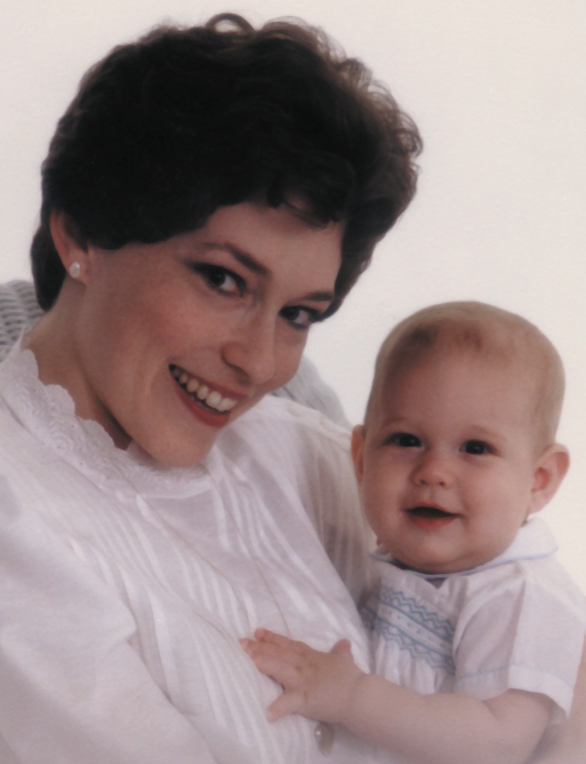
%> input picture DIP-HW5/data/images/woman_baby.tif, 586 x 764 px
$ octave Q6.m   (GNU Octave 9; MATLAB toolbox functions it lacks are replaced by stand-ins)
%> lines starting %> are read from the running program, lines starting %| are printed output that depends on the picture; in (x1, y1, x2, y2) boxes, pixels count from 0 and x2, y2 are one past the last pixel; in counts of white or black regions, pixels touching at a corner belong together; the program's own positions count from 1
### DIP-HW5/src/utils/modifyColor.m
function output = modifyColor(img, colorType, effect)
    img = double(img);
    R = img(:,:,1);
    G = img(:,:,2);
    B = img(:,:,3);

    switch lower(colorType)
        case 'cyan'
            C = 255 - R;
            change = 40;
            if strcmp(effect, 'weakness')
                C = max(C - change, 0);
            else
                C = min(C + change, 255);
            end
            R = 255 - C;

        case 'magenta'
            M = 255 - G;
            change = 40;
            if strcmp(effect, 'weakness')
                M = max(M - change, 0);
            else
                M = min(M + change, 255);
            end
            G = 255 - M;

        case 'yellow'
            Y = 255 - B;
            change = 40;
            if strcmp(effect, 'weakness')
                Y = max(Y - change, 0);
            else
                Y = min(Y + change, 255);
            end
            B = 255 - Y;

        case 'black'
            K = min(min(R, G), B);
            change = 30;
            if strcmp(effect, 'weakness')
                K = max(K - change, 0);
            else
                K = min(K + change, 255);
            end
            % Apply same change to R,G,B
            scale = K ./ (min(min(R, G), B) + 1e-3);
            R = R .* scale;
            G = G .* scale;
            B = B .* scale;

        otherwise
            error('Invalid color type.');
    end

    % Recombine
    output = uint8(cat(3, R, G, B));
end

### DIP-HW5/src/Q6.m
% =========================================================================
% Title: Basic RGB Image Processing and Edge Detection
% Description:
% This script includes two main parts for basic image processing using MATLAB:
%
% Part (a): Color Manipulation in RGB Images
% - The goal is to adjust the intensity of specific colors (cyan, magenta, yellow, black)
%   in an RGB image ('woman baby.tif') by either weakening or enhancing them.
% - A function is implemented that takes an RGB image, a color type, and an effect
%   ('weakness' or 'heaviness') as input and returns the modified image.
% - The results are shown in a 2x4 subplot: each column corresponds to a color type,
%   and each row displays the effect of weakening or enhancing that color compared to the original image.
%
% Part (b): Grayscale Conversion and Edge Detection
% - The image 'peppers.png' is converted to grayscale using rgb2gray.
% - Several edge detection algorithms (Sobel, Prewitt, Roberts, Laplacian of Gaussian, and Canny)
%   are applied to the grayscale image.
% - The outputs of the edge detection methods are displayed along with the original image
%   in a 2x3 subplot layout for visual comparison.
% =========================================================================
clc;
clear;
close all;
%% Part a
% Load image
peppers_img = imread("images\woman_baby.tif");
%> peppers_img is the input picture: size 764x586x3 uint8; mean R, G, B 156.4, 138.9, 138.9

colors = {'cyan', 'yellow', 'magenta', 'black'};
effects = {'weakness', 'heaviness'};

for i = 1:4
    subplot(2,4,i);  % Row 1: Weakness
    imshow(modifyColor(peppers_img, colors{i}, effects{1}));
    title(['Weak ', colors{i}]);

    subplot(2,4,i+4);  % Row 2: Heaviness
    imshow(modifyColor(peppers_img, colors{i}, effects{2}));
    title(['Heavy ', colors{i}]);
end
%> this loop made 4 passes
%> pass 1, in modifyColor, `R = img(:,:,1);`:
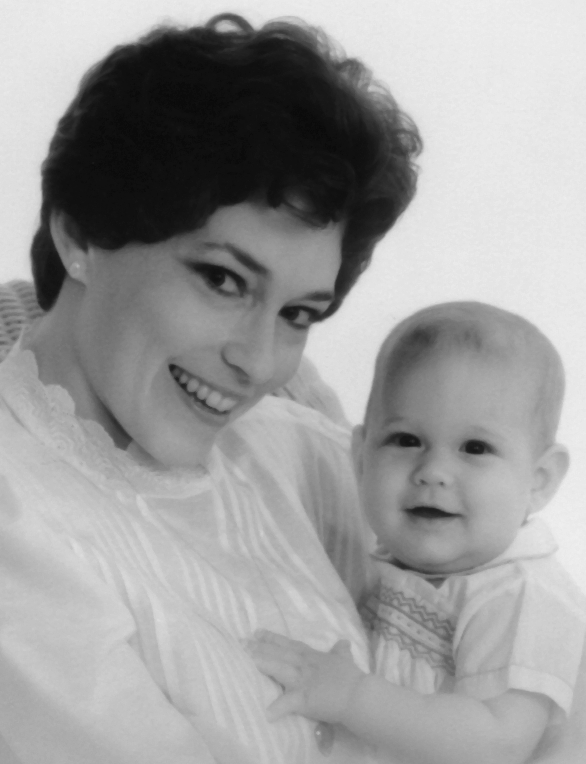
%> R: size 764x586 double; min 9, max 239, mean 156.4
%> pass 1, in modifyColor, `G = img(:,:,2);`:
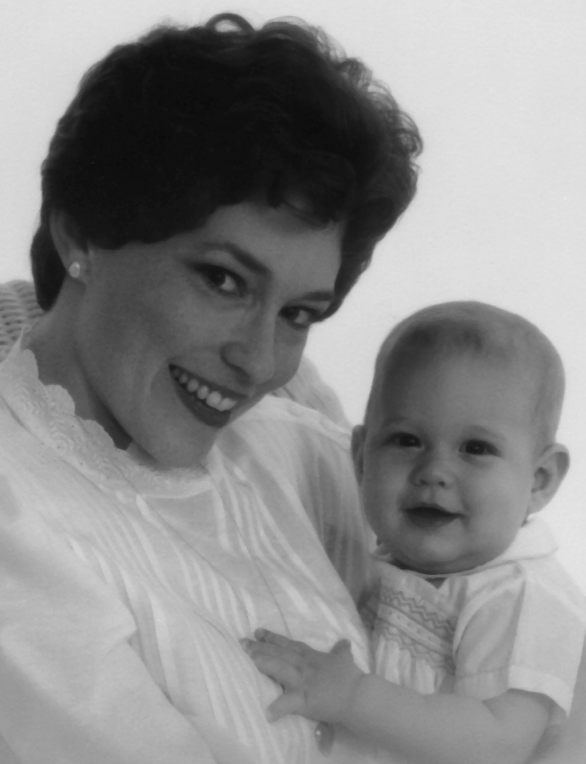
%> G: size 764x586 double; min 9, max 233, mean 138.9
%> after the loop:
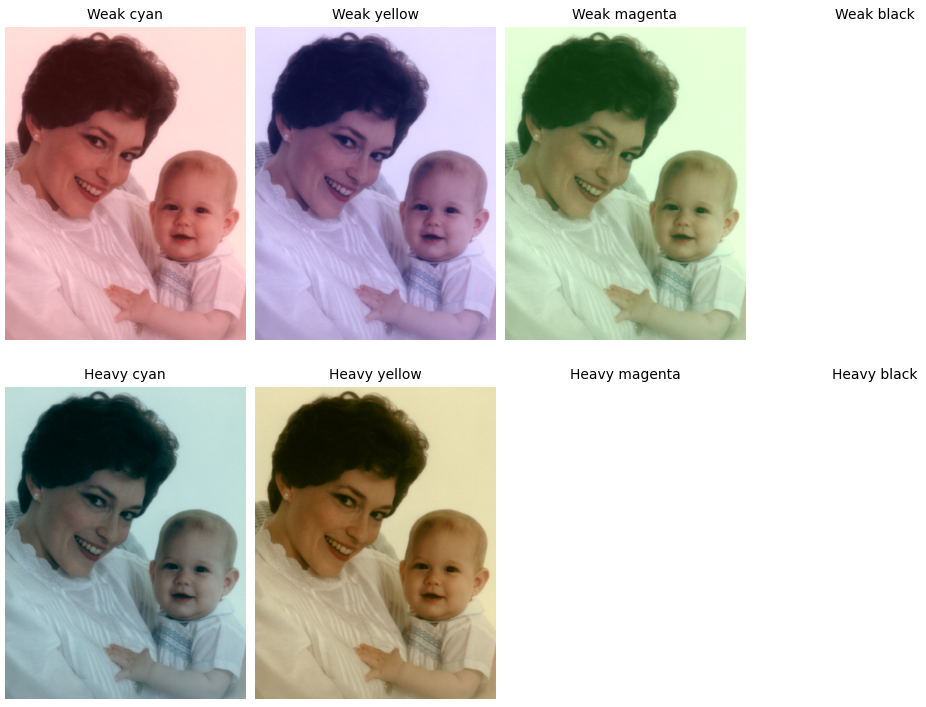
%> figure redrawn from the program's plot data, 8 panels

%% Part b
% Load the image
peppers_img = imread('peppers.png');
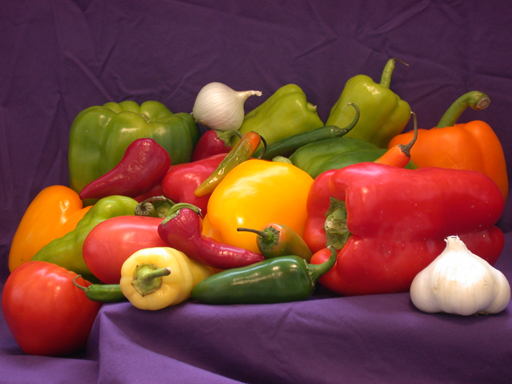
%> input picture DIP-HW5/data/images/peppers.png, 512 x 384 px
%> peppers_img is the input picture: size 384x512x3 uint8; mean R, G, B 120.8, 66.4, 57.6

% Convert RGB to Grayscale
gray_img = rgb2gray(peppers_img);
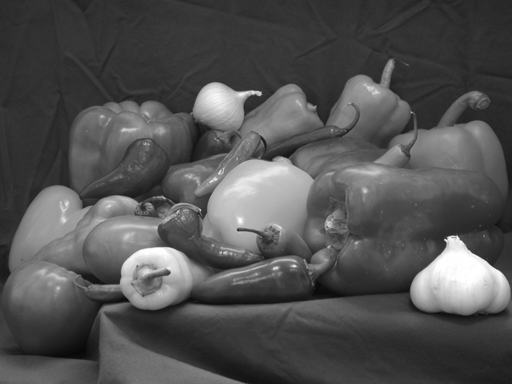
%> gray_img: size 384x512 uint8; min 8, max 255, mean 81.7

% Apply edge detection methods
edge_sobel   = edge(gray_img, 'sobel');
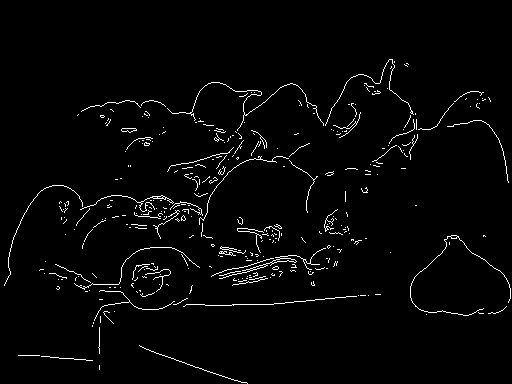
%> edge_sobel: size 384x512 logical; 2.4% white in thin lines or dots, all inside (x1, y1, x2, y2) = (4, 59, 511, 384)
edge_prewitt = edge(gray_img, 'prewitt');
edge_roberts = edge(gray_img, 'roberts');
%> edge_roberts: size 384x512 logical; 2.5% white in thin lines or dots, all inside (x1, y1, x2, y2) = (4, 58, 511, 383)
edge_log     = edge(gray_img, 'log');
%> edge_log: size 384x512 logical; 4.1% white in thin lines or dots
edge_canny   = edge(gray_img, 'canny');
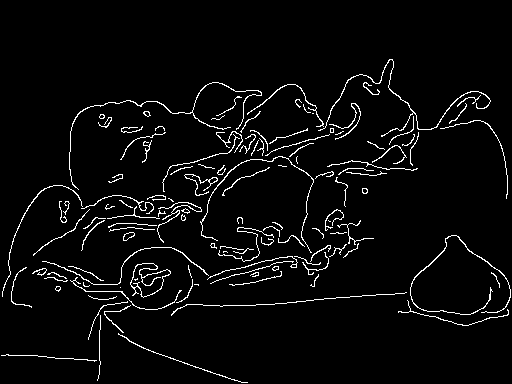
%> edge_canny: size 384x512 logical; 3.9% white in thin lines or dots, all inside (x1, y1, x2, y2) = (1, 59, 511, 383)

% Display all results in a 2x3 grid
figure(2);

subplot(2,3,1);
imshow(peppers_img);
title('Original RGB');

subplot(2,3,2);
imshow(edge_sobel);
title('Sobel');

subplot(2,3,3);
imshow(edge_prewitt);
title('Prewitt');

subplot(2,3,4);
imshow(edge_roberts);
title('Roberts');

subplot(2,3,5);
imshow(edge_log);
title('Laplacian of Gaussian');

subplot(2,3,6);
imshow(edge_canny);
title('Canny');

sgtitle('Edge Detection Methods Comparison');
